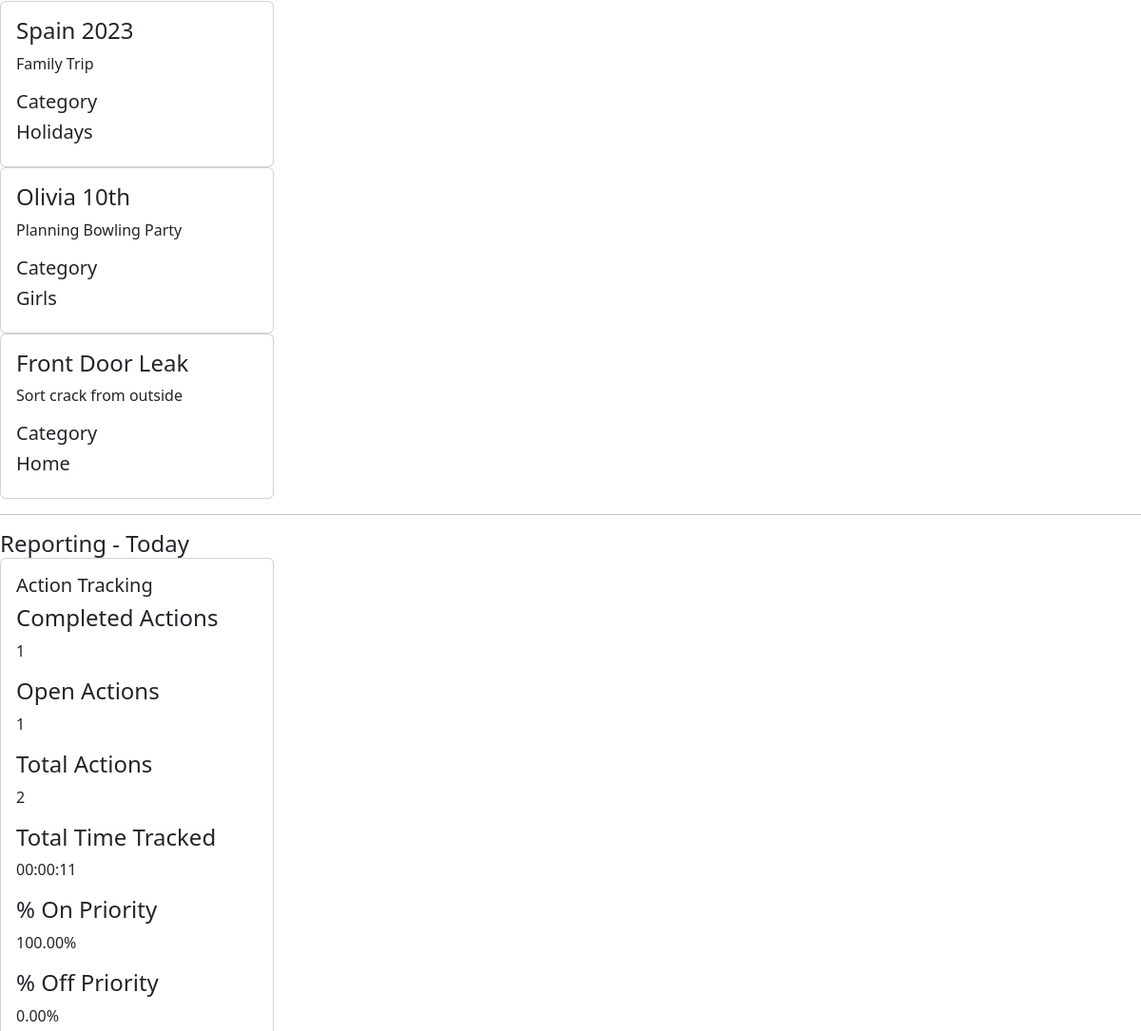
The app's page /actions/ (signed in, middle part), older data.
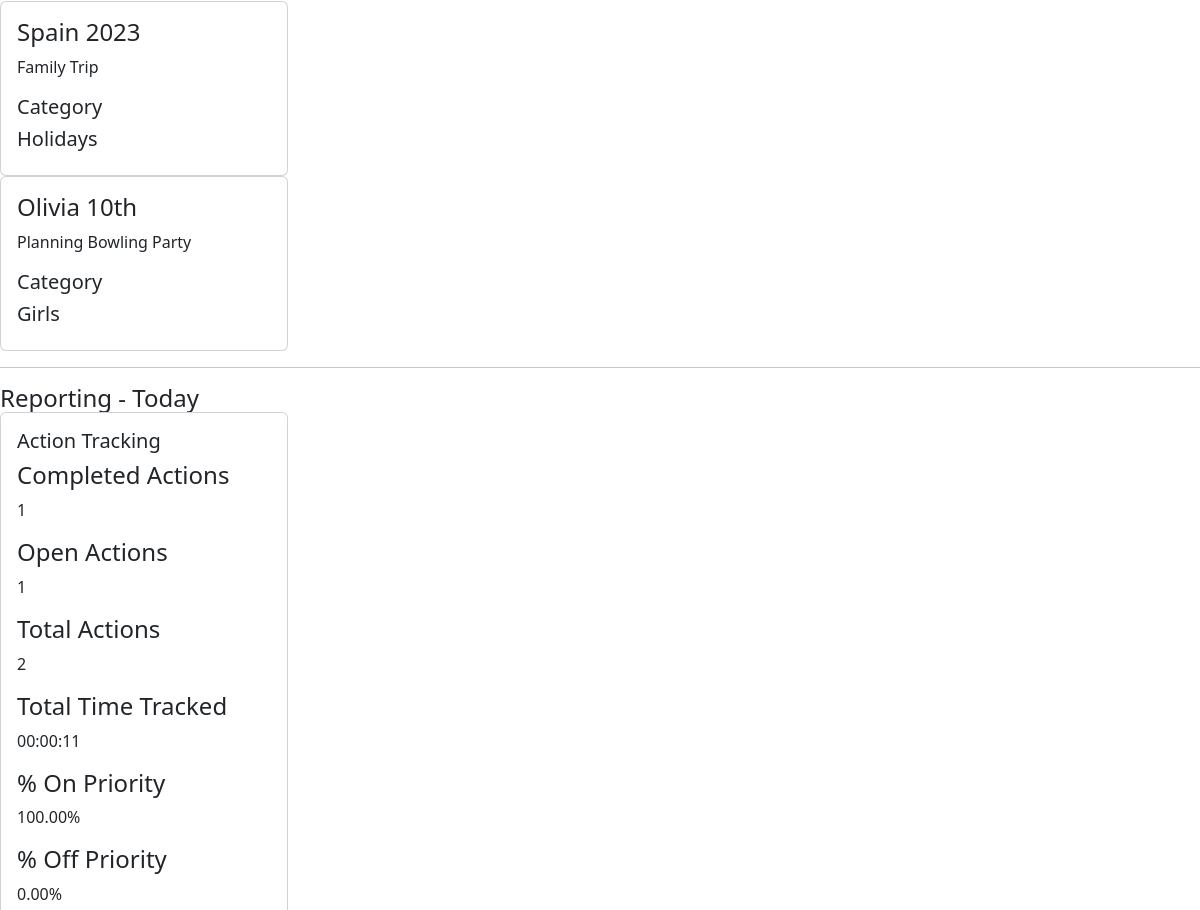
The same page, newer data.
### actions/models.py (models this page shows)
class Priority(models.Model):
    title = models.CharField(max_length=50, null=False, blank=False)
    description = models.CharField(max_length=150)
    activeStatus = models.BooleanField(null=False, blank=False, default=True)
    category = models.ForeignKey(
        Category, on_delete=models.CASCADE, null=True, blank=True)
    user = models.ForeignKey(
        settings.AUTH_USER_MODEL, on_delete=models.CASCADE, related_name="priorities", null=True)
    def __str__(self):
        return str(self.title)

class Category(models.Model):
    title = models.CharField(max_length=50, null=False, blank=False)
    description = models.CharField(max_length=150)
    user = models.ForeignKey(
        settings.AUTH_USER_MODEL, on_delete=models.CASCADE, related_name="categories", null=True)
    def __str__(self):
        return str(self.title)

### actions/views.py (the view, shortened to what this page needs)
# urls.py: path('actions/', views.get_action_list, name='get_action_list'),
@login_required(login_url='login')
def get_action_list(request):
    query = date.today()
    completed_actions_count = completed_actions(query)
    open_actions_count = open_actions(query)
    total_actions_count = total_actions(query)
    if total_actions_count > 0:
        total_action_time = tracked_time(query)
        total_seconds = int(tracked_seconds(total_action_time))
        converted_tracked_time = tracked_today(total_seconds)
        on_priority_count = on_priority_actions(query)
        off_priority_count = off_priority_actions(query)
        on_priority_time = on_priority_tracked_time(query)
        off_priority_time = off_priority_tracked_time(query)
        on_priority_seconds = int(tracked_seconds(on_priority_time))
        off_priority_seconds = int(tracked_seconds(off_priority_time))
        converted_on_priority_time = tracked_today(on_priority_seconds)
        converted_off_priority_time = tracked_today(off_priority_seconds)
        on_priority_perc = on_priority_calc(total_seconds, on_priority_seconds)
        off_priority_perc = off_priority_calc(
            total_seconds, off_priority_seconds)
    all_time_tracked = tracked_time_all(query)
    all_time_seconds = int(tracked_seconds(all_time_tracked))
    all_time_on_priority_tracked = on_priority_tracked_all_time(query)
    all_time_off_priority_tracked = off_priority_tracked_all_time(query)
    all_time_on_priority_seconds = int(
            tracked_seconds(all_time_on_priority_tracked))
    all_time_off_priority_seconds = int(
            tracked_seconds(all_time_off_priority_tracked))
    on_priority_perc_all_time = on_priority_calc(
            all_time_seconds, all_time_on_priority_seconds)
    off_priority_perc_all_time = off_priority_calc(
            all_time_seconds, all_time_off_priority_seconds)
    actions = Action.objects.all()
    filtered_actions = Action.objects.filter(action_date=query)
    priorities = Priority.objects.all()
    context = {
        "actions": actions,
        "filtered_actions": filtered_actions,
        "priorities": priorities,
        "completed_actions_count": completed_actions_count,
        "open_actions_count": open_actions_count,
        "total_actions_count": total_actions_count,
        "converted_tracked_time": converted_tracked_time,
        "on_priority_perc": on_priority_perc,
        "off_priority_perc": off_priority_perc,
        "converted_on_priority_time": converted_on_priority_time,
        "converted_off_priority_time": converted_off_priority_time,
        "on_priority_perc_all_time": on_priority_perc_all_time,
        "off_priority_perc_all_time": off_priority_perc_all_time
    }
    return render(request, 'actions/action_list.html', context)

### actions/views.py (called while the page is built)
def open_actions(query):
    open_actions = Action.objects.filter(
        done_status=False, action_date=query).count()
    return open_actions

def completed_actions(query):
    completed_actions = Action.objects.filter(
        done_status=True, action_date=query).count()
    return completed_actions

def total_actions(query):
    total_actions = Action.objects.filter(action_date=query).count()
    return total_actions

def tracked_time(query):
    tracked_time = Action.objects.filter(
        action_date=query).aggregate(Sum('tracked_time'))
    return tracked_time

def tracked_seconds(total_action_time):
    time_dict = total_action_time
    time = time_dict.get("tracked_time__sum")
    if time == None:
        tracked_seconds = 0
    else:
        tracked_seconds = total_action_time['tracked_time__sum']\
            .total_seconds()
    return tracked_seconds

def tracked_today(total_seconds):
    seconds = total_seconds
    minutes = seconds // 60
    hours = minutes // 60
    tracked_today = "%02d:%02d:%02d" % (hours, minutes % 60, seconds % 60)
    return tracked_today

### actions/templates/actions/action_list.html (shortened to what this page needs)
{% extends 'actions/main.html' %}
{% block content %}
<body>
    <br>
    {% for priority in priorities %}
    {% if priority.activeStatus == True %}
    <div class="card" style="width: 18rem;">
        <div class="card-body">
          <h4 class="card-title">{{ priority.title }}</h4>
          <p class="card-text">{{ priority.description }}</p>
          <h5 class="card-title">Category</h5>
          <h5 class="card-title">{{ priority.category }}</h5>
        </div>
      </div>
    {% endif %}
    {% endfor %}
    <hr>
    <h4 class="card-title">Reporting - Today</h4>
    <div class="card" style="width: 18rem;">
        <div class="card-body">
            <h5 class="card-title">Action Tracking</h5>
          <h4 class="card-title">Completed Actions</h4>
          <p class="card-text">{{ completed_actions_count }}</p>
          <h4 class="card-title">Open Actions</h4>
          <p class="card-text">{{ open_actions_count }}</p>
          <h4 class="card-title">Total Actions</h4>
          <p class="card-text">{{ total_actions_count }}</p>
          <h4 class="card-title">Total Time Tracked</h4>
          <p class="card-text">{{ converted_tracked_time }}</p>
          <h4 class="card-title">% On Priority</h4>
          <p class="card-text">{{ on_priority_perc|floatformat:2 }}%</p>
          <h4 class="card-title">% Off Priority</h4>
          <p class="card-text">{{ off_priority_perc|floatformat:2 }}%</p>
        </div>
      </div>
</body>
{% endblock %}

Row changes from the older to the newer data that the page shows:
no longer on this page (row edited): Priority: title "Front Door Leak", description "Sort crack from outside", category "Home"
